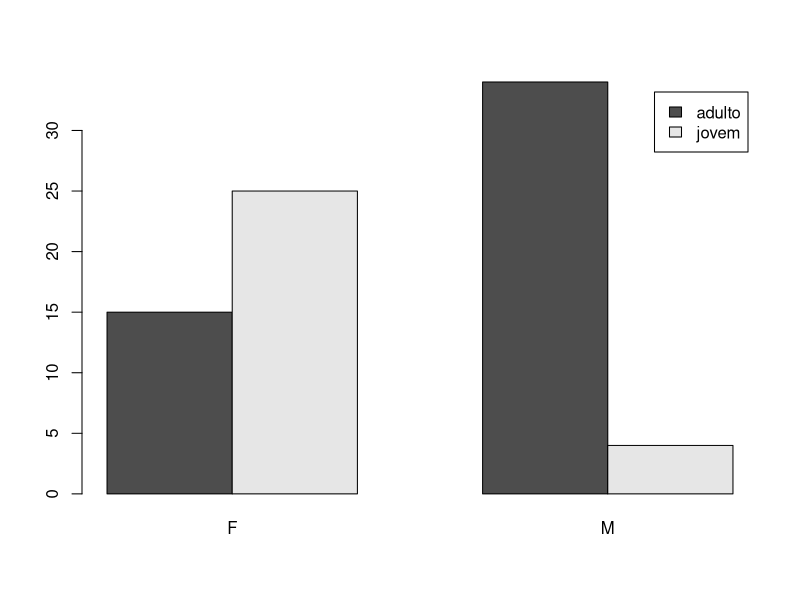
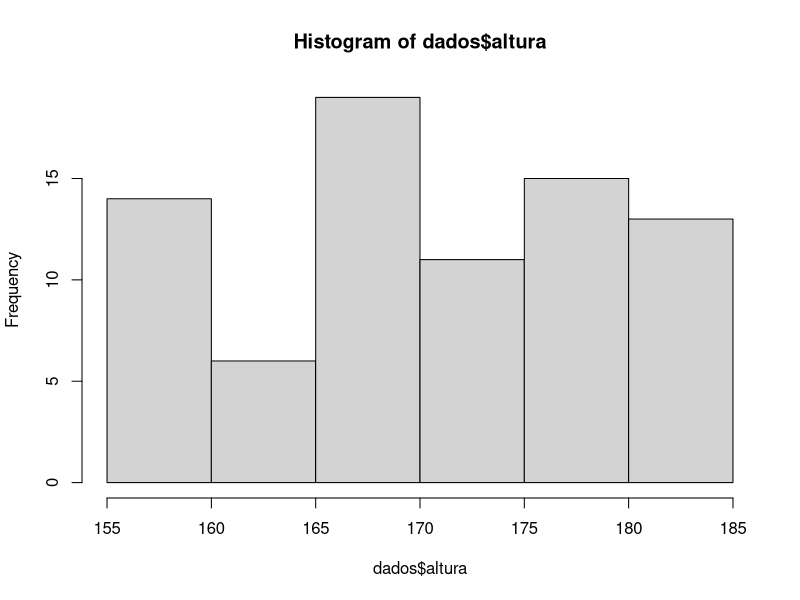
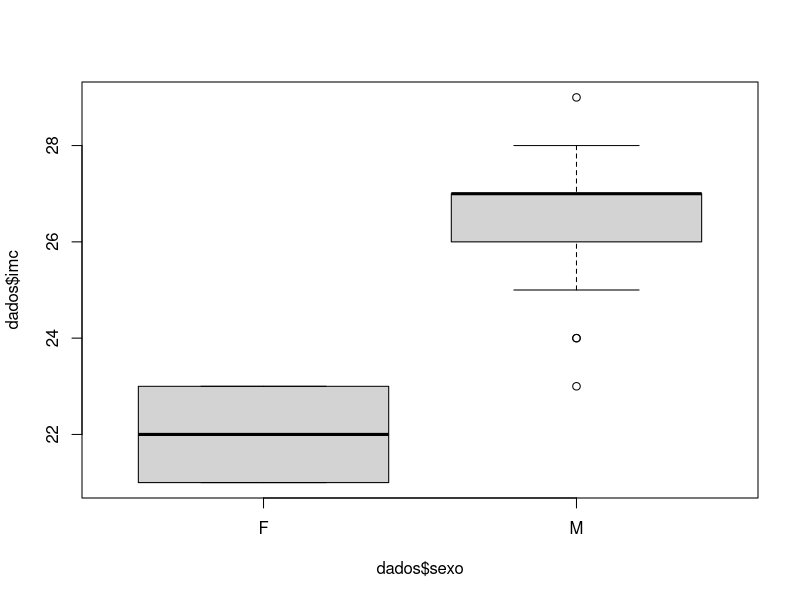

Reproduce these figures in R, in order.
#script aula 7 praticando uso de branchs

#-=-=-=leitura e manipulação de dados limpos=-=-=-
dados = read.csv("dados-aula-7-limpo.csv", header=TRUE,sep=",")

#-=-=-=vendo estrutura=-=-=-
str(dados)
head(dados)

#-=-=-=calculo imc=-=-=-
dados$imc = dados$peso / ((dados$altura/100)^2)
View(dados)
dados$imc = round(dados$imc, 0) #quis arredondar as casas decimais

#-=-=-=faixa etaria=-=-=-
dados$faixa_etaria = ifelse(dados$idade < 30, "jovem",
                            ifelse(dados$idade < 60, "adulto","idoso"))
dados$faixa_etaria = factor(dados$faixa_etaria)

#-=-=-=analise descritiva com distribuição de frequencias e com graficos=-=-=-

table(dados$sexo) 
barplot(table(dados$faixa_etaria, dados$sexo), beside = TRUE, legend = TRUE )
hist(dados$altura)
boxplot(dados$imc ~ dados$sexo)
        
#-=-=-=analise descritiva com medidas descritivas=-=-=-

#preencher na branch analise medidas
#usar comandos de calculo de minimo, maximo, media, mediana e
#desvio padrao para idade, altura, peso e imc
